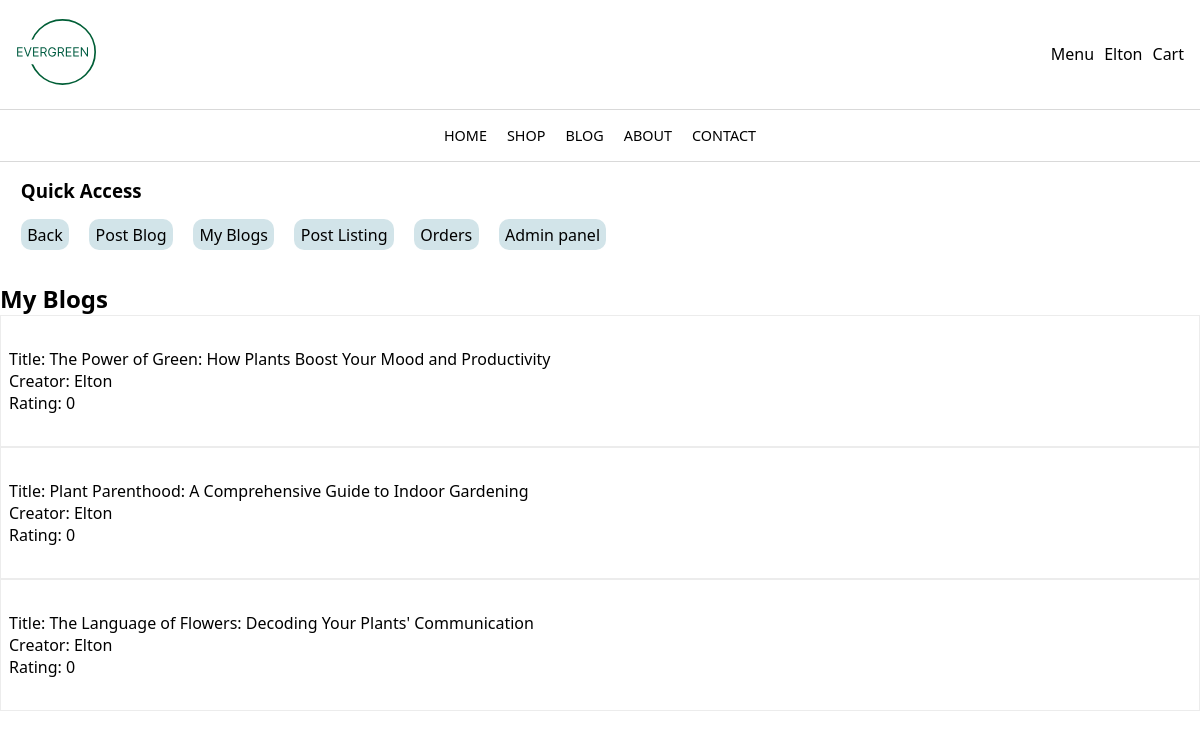
The app's page /Myblogs/myblogs.php (signed in) with its own data.
### tables this page shows
CREATE TABLE `blogs` (
  `blog_id` char(36) NOT NULL,
  `blogCreator_id` char(36) NOT NULL,
  `blogCreator_name` varchar(255) NOT NULL,
  `blog_title` varchar(255) DEFAULT NULL,
  `blog_content` text DEFAULT NULL,
  `blog_rating` int(11) DEFAULT NULL
);

### Myblogs/myblogs.php (the view, shortened to what this page needs)
<!DOCTYPE html>
<html>
    <head>
        <link rel="stylesheet" href="../global.css">
    </head>
    <body>
    <?php
        require '../Components/navbar.php';
    ?>
    <?php
        require '../Components/quickaccess.php';
    ?>
    <h2>My Blogs</h2>
<?php
$host = 'localhost';
$dbname = 'evergreen';
$user = 'root';
$password = '';
$conn = new mysqli($host, $user, $password, $dbname);
$sqlBlog = "SELECT * FROM `blogs` WHERE `blogCreator_id`='" . $_SESSION['current_uuid'] . "'";
$result = $conn->query($sqlBlog);
if ($result && $result->num_rows > 0) {
    $blogs = $result->fetch_all(MYSQLI_ASSOC);
    foreach ($blogs as $blog) {
        echo '<div class="blog_item">';
        echo '<a href="blog_details.php?blog_id=' . $blog['blog_id'] . '">';
        echo 'Title: ' . $blog['blog_title'];
        echo '<br>';
        echo 'Creator: ' . $blog['blogCreator_name'];
        echo '<br>';
        echo 'Rating: ' . $blog['blog_rating'];
        echo '</a>';
        echo '</div>';
    }
} else {
    echo "No blogs found.";
}
?>
    </body>
</html>

### global.css (style rules this page uses)
* { box-sizing: border-box; }
body { margin: 0px; font-family: system-ui, -apple-system, BlinkMacSystemFont, 'Segoe UI', Roboto, Oxygen, Ubuntu, Cantarell, 'Open Sans', 'Helvetica Neue', sans-serif; }
a { text-decoration: none; color: black; }
h2 { margin: 0px; }
.blog_item { padding: 2rem .5rem; border: 1px solid rgba(128, 128, 128, 0.151); display: flex; flex-direction: column; justify-content: space-between; gap: 15px; color: black; }

### records on screen
blogs: blog_title "The Power of Green: How Plants Boost Your Mood and Productivity", blogCreator_name "Elton", blog_rating "0"
blogs: blog_title "Plant Parenthood: A Comprehensive Guide to Indoor Gardening", blogCreator_name "Elton", blog_rating "0"
blogs: blog_title "The Language of Flowers: Decoding Your Plants' Communication", blogCreator_name "Elton", blog_rating "0"

### other values on screen
$_SESSION["current_firstname"] "Elton"
